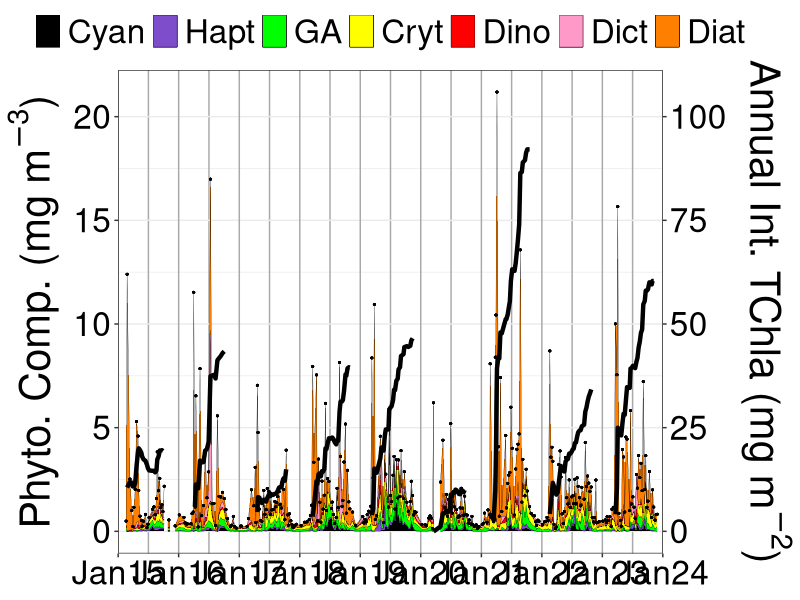
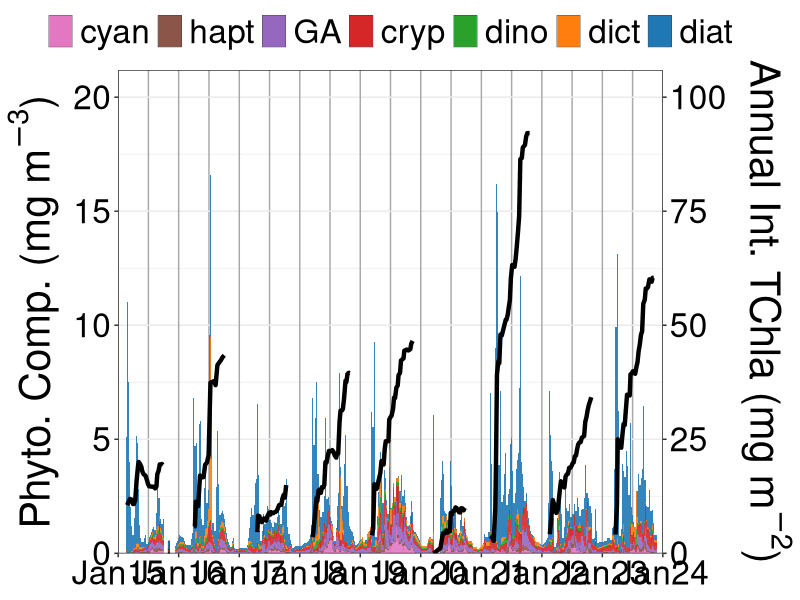

Write R code to recreate these figures, in order.
## ---- chunk 1
#Upload packages -  go through these to see which apply.
library(tidyverse)
library(here)
library(patchwork)
library(readxl)
## ---- chunk 2
#Upload the full 5m chemtax timeseries - processing in same way as manuscript
chem <- read_csv(here("files", "combined_2024-02-07.csv"))

## ---- chunk 3
#Working with chemtax data to make it easy to plot

#Making the date column a date format
chem <- chem %>% 
  mutate(date2 = lubridate::mdy(Date))

#Selecting appropriate columns and renaming to easy to work with names
chem <- chem %>% 
  select(date = date2, depth, cyan = Cyanobacteria, hapt = Hapto, 
         GA = `Prasinophytes-3`, cryp = Cryptophytes,
         dino = `Dinoflagellates-1`, dict = Dictyo, diat = `Diatoms-1`)

#Pivoting to long/tidy for plotting in ggplot
chem_long <- chem %>% 
  pivot_longer(c(cyan:diat), names_to = "group", values_to = "contribution")

#Calculating TChla for each sample
chem_long <- chem_long %>% 
  group_by(date, group) %>% 
  summarise(contribution = mean(contribution)) %>% 
  ungroup() %>% 
  group_by(date) %>% 
  mutate(tchla = sum(contribution)) %>% 
  ungroup()

#checking to see if there are any duplicates - there were replicates taken for DFO comparisons. None found because I already averaged these for the manuscript.
chem_dup <- chem_long %>%
  distinct(date, tchla) %>% 
  group_by(date) %>% 
  mutate(dup = n()) %>% 
  ungroup() %>% 
  filter(dup > 1)

#Good to move forward
## ---- chunk 4
#Setting plotting order phytoplankton groups

#Order phytoplankton groups roughly from smallest to largest - create order list
order_chem <- c("cyan", "hapt", "GA", "cryp",
                   "dino", "dict", "diat")

#Chemtax full data - Specify order of phyto groups for figures
chem_long <- arrange(mutate(chem_long,
                                group = factor(group,
                                levels = order_chem)))

## ---- chunk 5
#Set Color palette for plotting. Currently based on QU39 manuscript. Brewer has some good ones for R style.
palette <- c("#ff8000", #1 - Diatoms (orange)
             "#ff99c7", #2 - Dictyochophytes (pink)
             #"#4d6600", #3 - Raphidophytes (dark green)
             "#ff0000", #4 - Dinoflagellates (Red)
             "#ffff00", #5 - Cryptophytes (yellow)
             "#00ff00", #6 - Chlorophyta (light green)
             "#7d4dcc", #7 - Haptophytes (purple)
             "#000000") #8 - Cyanobacteria (black)
## ---- chunk 6
#Doing the cumulative sum for each year

#Calculating cumulative sum TChla
cu_sum <- chem_long %>%
  select(date, tchla) %>% 
  distinct() %>% 
  mutate(year = lubridate::year(date), 
         doy = lubridate::yday(date)) %>% 
  filter(!is.na(tchla)) %>% 
  mutate(median_all_tchla = median(tchla)) %>% 
  group_by(year) %>% 
  mutate(bm_total = tchla - median_all_tchla,
         bm_sum_total = cumsum(bm_total)) %>%  
  ungroup() %>% 
  mutate(doy = lubridate::yday(date))
## ---- chunk 7
#Joining the cumulative sum with the chemtax data for plotting.
chem_join_plot <- chem_long %>% 
  left_join(cu_sum) 
## ---- chunk 8
#Setting a scale factor for the right-y axis in the CHEMTAX and annual integration plot - next chunk
scale_int <- 5
## ---- chunk 9
chem_full <- chem_join_plot %>%
  mutate(year = lubridate::year(date),
         yday = lubridate::yday(date)) %>%
  ggplot() +
  geom_area(data = filter(chem_join_plot, date > as.Date("2015-01-01") &
                            date < as.Date("2015-10-07")),
            aes(date, contribution, fill = fct_rev(group)),
            alpha = 1, color = "black", size = 0.1) +
  geom_area(data = filter(chem_join_plot, date > as.Date("2015-10-07") &
                            date < as.Date("2015-11-04")),
            aes(date, contribution, fill = fct_rev(group)),
            alpha = 1, color = "black", size = 0.1) +
  geom_bar(data = filter(chem_join_plot, date == as.Date("2015-11-03")),
           aes(date, contribution, fill = fct_rev(group)),
           alpha = 1, color = "black", width = 10, size = 0.1,  
           position = "stack", stat = "identity") +
  geom_area(data = filter(chem_join_plot, date > as.Date("2015-11-04") &
                            date < as.Date("2020-03-19")),
            aes(date, contribution, fill = fct_rev(group)),
            alpha = 1, color = "black", size = 0.1) +
  geom_area(data = filter(chem_join_plot, date > as.Date("2020-03-19")),
            aes(date, contribution, fill = fct_rev(group)),
            alpha = 1, color = "black", size = 0.1) +
  geom_point(aes(date, tchla), size = 0.3) +
  scale_fill_manual(values = palette,
                    labels = c("Diat", "Dict", "Dino", "Cryt", "GA",
                               "Hapt", "Cyan")) +
  geom_line(data = filter(chem_join_plot, date > as.Date("2015-02-23") &
                            date < as.Date("2015-10-06")),
            aes(date, y = bm_sum_total/scale_int),
            color = "black", size = 1.5) +
  geom_line(data = filter(chem_join_plot, date >= as.Date("2016-04-01") &
                            date <= as.Date("2016-10-02")),
            aes(date, y = bm_sum_total/scale_int),
            color = "black", size = 1.5) +
  geom_line(data = filter(chem_join_plot, date >= as.Date("2017-04-20") &
                            date <= as.Date("2017-10-11")),
            aes(date, y = bm_sum_total/scale_int),
            color = "black", size = 1.5) +
  geom_line(data = filter(chem_join_plot, date >= as.Date("2018-03-20") &
                            date <= as.Date("2018-10-30")),
            aes(date, y = bm_sum_total/scale_int),
            color = "black", size = 1.5) +
  geom_line(data = filter(chem_join_plot, date >= as.Date("2019-03-12") &
                            date <= as.Date("2019-11-13")),
            aes(date, y = bm_sum_total/scale_int),
            color = "black", size = 1.5) +
  geom_line(data = filter(chem_join_plot, date >= as.Date("2020-03-18") &
                            date <= as.Date("2020-09-22")),
            aes(date, y = bm_sum_total/scale_int),
            color = "black", size = 1.5) +
  geom_line(data = filter(chem_join_plot, date >= as.Date("2021-02-23") &
                            date <= as.Date("2021-10-19")),
            aes(date, y = bm_sum_total/scale_int),
            color = "black", size = 1.5) +
  geom_line(data = filter(chem_join_plot, date >= as.Date("2022-02-18") &
                            date <= as.Date("2022-10-26")),
            aes(date, y = bm_sum_total/scale_int),
            color = "black", size = 1.5) +
  geom_line(data = filter(chem_join_plot, date >= as.Date("2023-03-21") &
                            date <= as.Date("2023-11-07")),
            aes(date, y = bm_sum_total/scale_int),
            color = "black", size = 1.5) +
  scale_y_continuous(sec.axis = sec_axis(~.*scale_int,
                                         name = bquote("Annual Int. TChla (mg" ~ m^-2*")"))) +
  scale_x_date(limits = as.Date(c("2015-01-01", "2024-01-01")),
               expand = c(0, 0),
               date_breaks = "years", date_labels = "%b%y") +
  theme_bw() +
  labs(y = bquote("Phyto. Comp. (mg" ~ m^-3*")"),
       fill = "Group") +
  theme(panel.grid.major.x =  element_line(color = "darkgrey", size = 0.5),
        panel.grid.minor.x =  element_line(color = "darkgrey", size = 0.5),
        legend.position = "top",
        legend.direction = "horizontal",
        legend.title = element_blank(),
        text = element_text(size = 30), #35
        axis.text = element_text(color = "black"),
        axis.title.x = element_blank()) +
  guides(fill = guide_legend(nrow = 1, reverse = TRUE))

ggsave(here("figures", "timeseries_5m_chemtax_integrated.png"),
        width = 16, height = 6, dpi = 300)
## ---- chunk 10
chem_full <- chem_join_plot %>%
  mutate(year = lubridate::year(date),
         yday = lubridate::yday(date)) %>%
  ggplot() +
  geom_area(data = filter(chem_join_plot, date > as.Date("2015-01-01") &
                            date < as.Date("2015-10-07")),
            aes(date, contribution, fill = fct_rev(group)),
            alpha = 0.9) +
  geom_area(data = filter(chem_join_plot, date > as.Date("2015-10-07") &
                            date < as.Date("2015-11-04")),
            aes(date, contribution, fill = fct_rev(group)),
            alpha = 0.9) +
  geom_bar(data = filter(chem_join_plot, date == as.Date("2015-11-03")),
           aes(date, contribution, fill = fct_rev(group)),
           alpha = 0.9, color = "black", width = 10, size = 0.1,  
           position = "stack", stat = "identity") +
  geom_area(data = filter(chem_join_plot, date > as.Date("2015-11-04") &
                            date < as.Date("2020-03-19")),
            aes(date, contribution, fill = fct_rev(group)),
            alpha = 0.9) +
  geom_area(data = filter(chem_join_plot, date > as.Date("2020-03-19")),
            aes(date, contribution, fill = fct_rev(group)),
            alpha = 0.9) +
  # geom_point(aes(date, tchla), size = 0.3) +
  # scale_fill_manual(values = palette,
  #                   labels = c("Diat", "Dict", "Dino", "Cryt", "GA",
  #                              "Hapt", "Cyan")) +
  ggsci::scale_fill_d3() +
  geom_line(data = filter(chem_join_plot, date > as.Date("2015-02-23") &
                            date < as.Date("2015-10-06")),
            aes(date, y = bm_sum_total/scale_int),
            color = "black", size = 1.5) +
  geom_line(data = filter(chem_join_plot, date >= as.Date("2016-04-01") &
                            date <= as.Date("2016-10-02")),
            aes(date, y = bm_sum_total/scale_int),
            color = "black", size = 1.5) +
  geom_line(data = filter(chem_join_plot, date >= as.Date("2017-04-20") &
                            date <= as.Date("2017-10-11")),
            aes(date, y = bm_sum_total/scale_int),
            color = "black", size = 1.5) +
  geom_line(data = filter(chem_join_plot, date >= as.Date("2018-03-20") &
                            date <= as.Date("2018-10-30")),
            aes(date, y = bm_sum_total/scale_int),
            color = "black", size = 1.5) +
  geom_line(data = filter(chem_join_plot, date >= as.Date("2019-03-12") &
                            date <= as.Date("2019-11-13")),
            aes(date, y = bm_sum_total/scale_int),
            color = "black", size = 1.5) +
  geom_line(data = filter(chem_join_plot, date >= as.Date("2020-03-18") &
                            date <= as.Date("2020-09-22")),
            aes(date, y = bm_sum_total/scale_int),
            color = "black", size = 1.5) +
  geom_line(data = filter(chem_join_plot, date >= as.Date("2021-02-23") &
                            date <= as.Date("2021-10-19")),
            aes(date, y = bm_sum_total/scale_int),
            color = "black", size = 1.5) +
  geom_line(data = filter(chem_join_plot, date >= as.Date("2022-02-18") &
                            date <= as.Date("2022-10-26")),
            aes(date, y = bm_sum_total/scale_int),
            color = "black", size = 1.5) +
  geom_line(data = filter(chem_join_plot, date >= as.Date("2023-03-21") &
                            date <= as.Date("2023-11-07")),
            aes(date, y = bm_sum_total/scale_int),
            color = "black", size = 1.5) +
  scale_y_continuous(sec.axis = sec_axis(~.*scale_int,
                                         name = bquote("Annual Int. TChla (mg" ~ m^-2*")")),
                     expand = c(0, 0)) +
  scale_x_date(limits = as.Date(c("2015-01-01", "2024-01-01")),
               expand = c(0, 0),
               date_breaks = "years", date_labels = "%b%y") +
  theme_bw() +
  labs(y = bquote("Phyto. Comp. (mg" ~ m^-3*")"),
       fill = "Group") +
  theme(panel.grid.major.x =  element_line(color = "darkgrey", size = 0.5),
        panel.grid.minor.x =  element_line(color = "darkgrey", size = 0.5),
        legend.position = "top",
        legend.direction = "horizontal",
        legend.title = element_blank(),
        text = element_text(size = 30), #35
        axis.text = element_text(color = "black"),
        axis.title.x = element_blank()) +
  guides(fill = guide_legend(nrow = 1, reverse = TRUE))

ggsave(here("figures", "timeseries_5m_chemtax_integrated_alternative.png"),
        width = 16, height = 6, dpi = 300)
